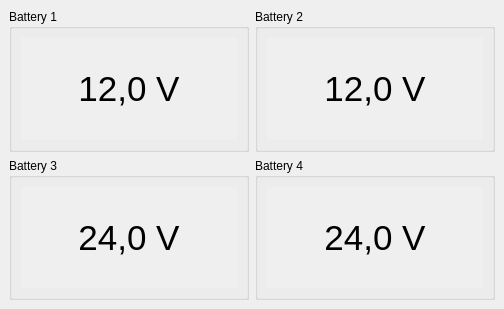
     <widget class="QDockWidget" name="dockWidget_2" >
      <property name="allowedAreas" >
       <set>Qt::RightDockWidgetArea</set>
      </property>
      <property name="windowTitle" >
       <string>Power</string>
      </property>
      <widget class="QWidget" name="dockWidgetContents_6" >
       <property name="geometry" >
        <rect>
         <x>0</x>
         <y>20</y>
         <width>495</width>
         <height>280</height>
        </rect>
       </property>
       <layout class="QGridLayout" name="gridLayout_7" >
        <item row="0" column="0" >
         <widget class="QGroupBox" name="groupBoxBattery1" >
          <property name="autoFillBackground" >
           <bool>true</bool>
          </property>
          <property name="title" >
           <string>Battery 1</string>
          </property>
          <layout class="QGridLayout" name="gridLayout_8" >
           <item row="0" column="0" >
            <widget class="QLabel" name="lblBatteryPower1" >
             <property name="font" >
              <font>
               <pointsize>26</pointsize>
               <weight>50</weight>
               <bold>false</bold>
              </font>
             </property>
             <property name="autoFillBackground" >
              <bool>true</bool>
             </property>
             <property name="frameShape" >
              <enum>QFrame::NoFrame</enum>
             </property>
             <property name="frameShadow" >
              <enum>QFrame::Raised</enum>
             </property>
             <property name="text" >
              <string>12,0 V</string>
             </property>
             <property name="alignment" >
              <set>Qt::AlignCenter</set>
             </property>
            </widget>
           </item>
          </layout>
         </widget>
        </item>
        <item row="0" column="1" >
         <widget class="QGroupBox" name="groupBoxBattery2" >
          <property name="autoFillBackground" >
           <bool>true</bool>
          </property>
          <property name="title" >
           <string>Battery 2</string>
          </property>
          <layout class="QGridLayout" name="gridLayout" >
           <item row="0" column="0" >
            <widget class="QLabel" name="lblBatteryPower2" >
             <property name="font" >
              <font>
               <pointsize>26</pointsize>
               <weight>50</weight>
               <bold>false</bold>
              </font>
             </property>
             <property name="autoFillBackground" >
              <bool>true</bool>
             </property>
             <property name="frameShape" >
              <enum>QFrame::NoFrame</enum>
             </property>
             <property name="frameShadow" >
              <enum>QFrame::Raised</enum>
             </property>
             <property name="text" >
              <string>12,0 V</string>
             </property>
             <property name="alignment" >
              <set>Qt::AlignCenter</set>
             </property>
            </widget>
           </item>
          </layout>
         </widget>
        </item>
        <item row="1" column="0" >
         <widget class="QGroupBox" name="groupBoxBattery3" >
          <property name="autoFillBackground" >
           <bool>true</bool>
          </property>
          <property name="title" >
           <string>Battery 3</string>
          </property>
          <layout class="QGridLayout" name="gridLayout_9" >
           <item row="0" column="0" >
            <widget class="QLabel" name="lblBatteryPower3" >
             <property name="font" >
              <font>
               <pointsize>26</pointsize>
               <weight>50</weight>
               <bold>false</bold>
              </font>
             </property>
             <property name="autoFillBackground" >
              <bool>true</bool>
             </property>
             <property name="frameShape" >
              <enum>QFrame::NoFrame</enum>
             </property>
             <property name="frameShadow" >
              <enum>QFrame::Raised</enum>
             </property>
             <property name="text" >
              <string>24,0 V</string>
             </property>
             <property name="alignment" >
              <set>Qt::AlignCenter</set>
             </property>
            </widget>
           </item>
          </layout>
         </widget>
        </item>
        <item row="1" column="1" >
         <widget class="QGroupBox" name="groupBoxBattery4" >
          <property name="autoFillBackground" >
           <bool>true</bool>
          </property>
          <property name="title" >
           <string>Battery 4</string>
          </property>
          <layout class="QGridLayout" name="gridLayout_10" >
           <item row="0" column="0" >
            <widget class="QLabel" name="lblBatteryPower4" >
             <property name="font" >
              <font>
               <pointsize>26</pointsize>
               <weight>50</weight>
               <bold>false</bold>
              </font>
             </property>
             <property name="autoFillBackground" >
              <bool>true</bool>
             </property>
             <property name="frameShape" >
              <enum>QFrame::NoFrame</enum>
             </property>
             <property name="frameShadow" >
              <enum>QFrame::Raised</enum>
             </property>
             <property name="text" >
              <string>24,0 V</string>
             </property>
             <property name="alignment" >
              <set>Qt::AlignCenter</set>
             </property>
            </widget>
           </item>
          </layout>
         </widget>
        </item>
       </layout>
      </widget>
     </widget>
